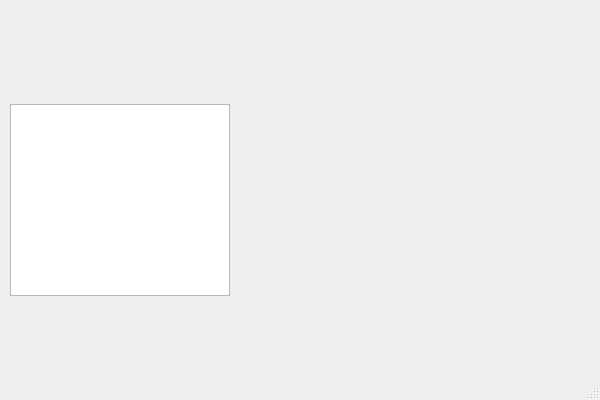
<?xml version="1.0" encoding="UTF-8"?>
<ui version="4.0">
 <class>SettingsCenter</class>
 <widget class="QDialog" name="SettingsCenter">
  <property name="geometry">
   <rect>
    <x>0</x>
    <y>0</y>
    <width>600</width>
    <height>400</height>
   </rect>
  </property>
  <property name="minimumSize">
   <size>
    <width>600</width>
    <height>400</height>
   </size>
  </property>
  <property name="maximumSize">
   <size>
    <width>600</width>
    <height>400</height>
   </size>
  </property>
  <property name="windowTitle">
   <string>[SettingsCenter.windowTitle]</string>
  </property>
  <property name="windowIcon">
   <iconset resource="../resources.qrc">
    <normaloff>:/icons/lge_perplexity2_24x24.png</normaloff>:/icons/lge_perplexity2_24x24.png</iconset>
  </property>
  <property name="sizeGripEnabled">
   <bool>true</bool>
  </property>
  <widget class="QWidget" name="horizontalLayoutWidget">
   <property name="geometry">
    <rect>
     <x>10</x>
     <y>10</y>
     <width>581</width>
     <height>381</height>
    </rect>
   </property>
   <layout class="QHBoxLayout" name="horizontalLayout">
    <item>
     <widget class="QTreeWidget" name="treeNav">
      <property name="sizePolicy">
       <sizepolicy hsizetype="Fixed" vsizetype="Fixed">
        <horstretch>0</horstretch>
        <verstretch>0</verstretch>
       </sizepolicy>
      </property>
      <property name="minimumSize">
       <size>
        <width>180</width>
        <height>0</height>
       </size>
      </property>
      <property name="maximumSize">
       <size>
        <width>220</width>
        <height>16777215</height>
       </size>
      </property>
      <property name="horizontalScrollBarPolicy">
       <enum>Qt::ScrollBarPolicy::ScrollBarAlwaysOff</enum>
      </property>
      <property name="rootIsDecorated">
       <bool>false</bool>
      </property>
      <property name="headerHidden">
       <bool>true</bool>
      </property>
      <column>
       <property name="text">
        <string notr="true">1</string>
       </property>
      </column>
     </widget>
    </item>
    <item>
     <widget class="QStackedWidget" name="stackPages">
      <property name="sizePolicy">
       <sizepolicy hsizetype="Expanding" vsizetype="Expanding">
        <horstretch>0</horstretch>
        <verstretch>0</verstretch>
       </sizepolicy>
      </property>
      <widget class="QWidget" name="page"/>
      <widget class="QWidget" name="page_2"/>
     </widget>
    </item>
   </layout>
  </widget>
 </widget>
 <resources>
  <include location="../resources.qrc"/>
 </resources>
 <connections/>
</ui>
